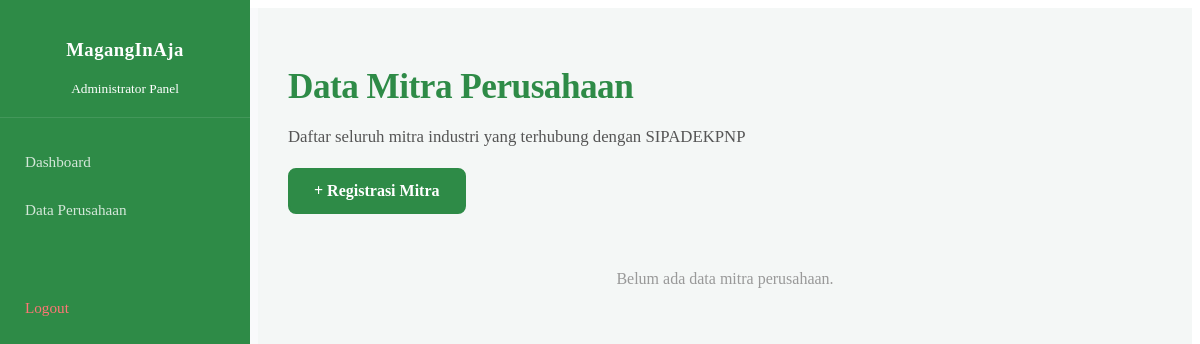
The page /admin/data_perusahaan.php on the database as committed earlier.
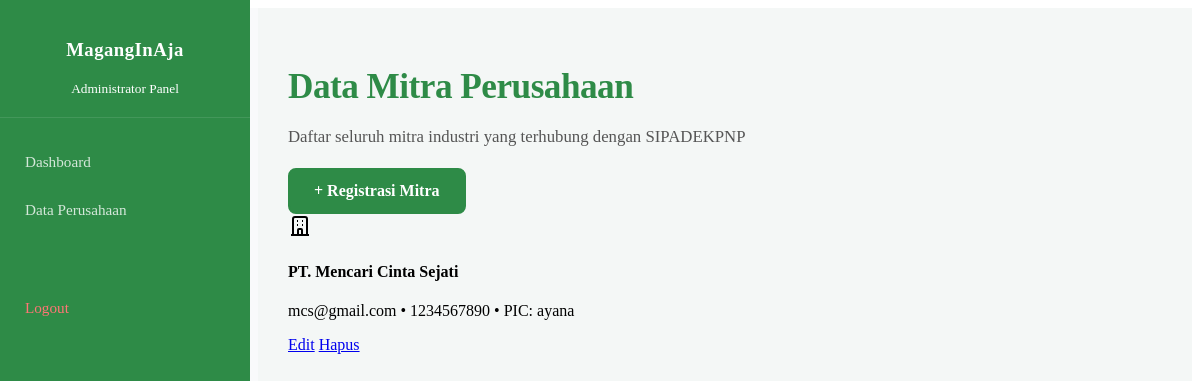
The same page on the database as committed later.
### tables this page shows
CREATE TABLE `perusahaan` (
  `id_perusahaan` int(11) NOT NULL,
  `id_user` int(11) NOT NULL,
  `nama_perusahaan` varchar(200) NOT NULL,
  `bidang` varchar(150) NOT NULL,
  `keterangan` text NOT NULL,
  `foto` varchar(255) NOT NULL,
  `email` varchar(150) NOT NULL,
  `no_hp` varchar(20) NOT NULL,
  `contact_person` varchar(200) NOT NULL,
  `alamat_perusahaan` text NOT NULL,
  `create_at` datetime NOT NULL
);

### admin/data_perusahaan.php (the view)
<?php
require_once '../config.php';
require_once '../templates/header_admin.php';
$query = "SELECT * FROM perusahaan ORDER BY id_perusahaan DESC";
$result = mysqli_query($conn, $query);
?>
<link rel="stylesheet" href="<?= $base_url; ?>css/data_perusahaan.css">
<main class="main-content">
    <div class="table-header">
        <div>
            <h2 class="page-title">Data Mitra Perusahaan</h2>
            <p class="page-subtitle">Daftar seluruh mitra industri yang terhubung dengan SIPADEKPNP</p>
        </div>
        <a href="../perusahaan/register_perusahaan/register.php" class="btn-theme-green"> + Registrasi Mitra</a>
    </div>
    <div class="data-container">
        <?php if (mysqli_num_rows($result) > 0): ?>
            <?php while($row = mysqli_fetch_assoc($result)): ?>
                <div class="company-item">
                    <div class="company-info">
                        <div class="company-logo-circle">
                            <svg width="24" height="24" fill="none" stroke="currentColor" stroke-width="2" viewBox="0 0 24 24"><path d="M19 21V5a2 2 0 00-2-2H7a2 2 0 00-2 2v16m14 0h2m-2 0h-5m-9 0H3m2 0h5M9 7h1m-1 4h1m4-4h1m-1 4h1m-5 10v-5a1 1 0 011-1h2a1 1 0 011 1v5m-4 0h4"></path></svg>
                        </div>
                        <div class="company-details">
                            <h4><?= $row['nama_perusahaan']; ?></h4>
                            <p><?= $row['email']; ?> • <?= $row['no_hp']; ?> • PIC: <?= $row['contact_person']; ?></p>
                        </div>
                    </div>
                    <div class="action-buttons">
                        <a href="#" class="btn-edit">Edit</a>
                        <a href="#" class="btn-delete" onclick="return confirm('Hapus mitra ini?')">Hapus</a>
                    </div>
                </div>
            <?php endwhile; ?>
        <?php else: ?>
            <div style="text-align: center; padding: 40px; color: #999;">
                <p>Belum ada data mitra perusahaan.</p>
            </div>
        <?php endif; ?>
    </div>
</main>
</div> </body> </html>

### templates/header_admin.php (shortened to what this page needs)
<?php
$base_url = "http://localhost/MagangInAja/";
?>
<!DOCTYPE html>
<html lang="en">
<head>
    <link rel="stylesheet" href="<?= $base_url; ?>css/admin.css">
</head>
<body>
<div class="admin-container">
    <aside class="sidebar">
        <div class="sidebar-header">
            <h3>MagangInAja</h3>
            <small>Administrator Panel</small>
        </div>
        <ul class="sidebar-menu">
            <li><a href="<?= $base_url; ?>dashboard/dashboard_admin.php">Dashboard</a></li>
            <li><a href="<?= $base_url; ?>admin/data_perusahaan.php">Data Perusahaan</a></li>
            <li style="margin-top: 50px;">
                <a href="<?= $base_url; ?>logout.php" style="color: #ff7675;">Logout</a>
            </li>
        </ul>
    </aside>

### css/admin.css (style rules this page uses)
.admin-container { display: flex; min-height: 100vh; background-color: #F9FAFB; }
.sidebar { width: 260px; background-color: #2E8B47; color: #fff; flex-shrink: 0; display: flex; flex-direction: column; }
.sidebar-header { padding: 30px; text-align: center; border-bottom: 1px solid rgba(255,255,255,0.1); }
.sidebar-header h3 { font-weight: 600; letter-spacing: 0.5px; }
.sidebar-menu { list-style: none; padding: 20px 0; flex: 1; }
.sidebar-menu li a { display: flex; align-items: center; gap: 12px; padding: 16px 30px; color: rgba(255,255,255,0.9); text-decoration: none; font-size: 0.95rem; transition: all 0.2s ease; }
.main-content { flex: 1; padding: 40px 60px; }
.page-title { font-size: 2.2rem; font-weight: 700; color: #2E8B47; margin-bottom: 10px; letter-spacing: -0.5px; }
.page-subtitle { color: #555; font-size: 1.05rem; line-height: 1.6; max-width: 700px; }

### templates/header_admin.php (style rules this page uses)
.sidebar { width: 250px; background: #2E8B47; height: 100vh; position: fixed; left: 0; top: 0; color: white; padding: 20px 0; }
.sidebar-header { padding: 0 20px 20px 20px; border-bottom: 1px solid rgba(255,255,255,0.1); text-align: center; }
.sidebar-menu { list-style: none; padding: 20px 0; margin: 0; }
.sidebar-menu li a { padding: 15px 25px; display: block; color: rgba(255,255,255,0.8); text-decoration: none; transition: 0.3s; font-weight: 500; }
.main-content { margin-left: 250px; padding: 30px; background: #f4f7f6; min-height: 100vh; }
.btn-theme-green { background-color: #2E8B47; color: white; border: 2px solid #2E8B47; padding: 12px 24px; border-radius: 8px; text-decoration: none; font-weight: 600; transition: 0.3s; display: inline-block; }

Rows that differ between the two databases and show on the page:
added perusahaan: nama_perusahaan "PT. Mencari Cinta Sejati", email "mcs@gmail.com", no_hp "1234567890", contact_person "ayana"
Other text that changed with them:
text no longer shown: "Belum ada data mitra perusahaan."
